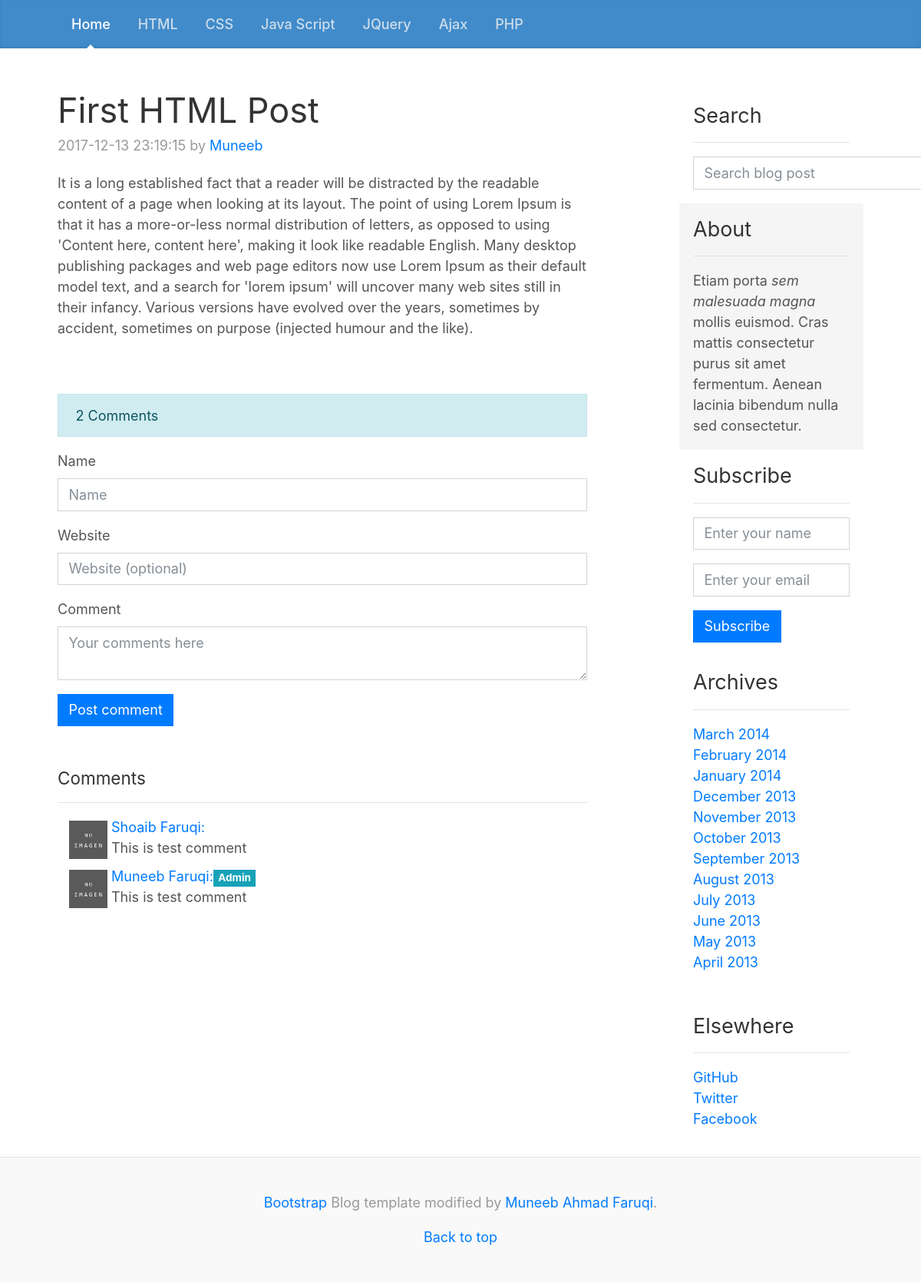
/single.php?post=2, run on the app's committed database.
### tables this page shows
CREATE TABLE `tbl_categories` (
  `id` int(11) NOT NULL,
  `cat_text` varchar(100) NOT NULL
);

CREATE TABLE `tbl_posts` (
  `id` int(11) NOT NULL,
  `post_title` varchar(100) NOT NULL,
  `post_body` text NOT NULL,
  `date_time` timestamp NOT NULL DEFAULT CURRENT_TIMESTAMP,
  `post_author` varchar(50) NOT NULL,
  `post_keywords` varchar(200) NOT NULL,
  `post_category` int(11) NOT NULL
);

### single.php (the view)
<?php
	include 'includes/header.php';
  $sql_get_post = isset($_GET['post']) ? "SELECT * FROM tbl_posts WHERE id='".mysqli_real_escape_string($link,$_GET['post'])."'" : "" ;
  $result= $link->query($sql_get_post);
?>
           <?php
            if($result->num_rows >0){
              while ($row = $result->fetch_assoc()) {
           ?>
           <div class="blog-post">
            <h1 class="blog-post-title"><?php echo $row['post_title']; ?></h1>
            <p class="blog-post-meta"><?php echo $row['date_time']; ?> by <a href="#"><?php echo $row['post_author']; ?></a></p>
            <?php
              echo $row['post_body'];
             ?>
            </div>
          <?php
              }
           }
          ?>
          <blockquote class="alert alert-info">2 Comments</blockquote>
          <div class="comment-area">
            <form>
              <div class="form-group">
                <label for="exampleInputEmail1">Name</label>
                <input type="text" name="name" class="form-control" id="exampleInputEmail1" placeholder="Name">
              </div>
              <div class="form-group">
                <label for="exampleInputEmail1">Website</label>
                <input type="text" name="website" class="form-control" id="exampleInputEmail1" placeholder="Website (optional)">
              </div>
              <div class="form-group">
                <label for="exampleInputPassword1">Comment</label>
                <textarea name="comment" class="form-control" placeholder="Your comments here"></textarea>
              </div>
              <button type="submit" name="post_comment" class="btn btn-primary">Post comment</button>
            </form>
            <br><br>
            <h5>Comments</h5><hr>
            <div class="comment">
              <div class="comment-head">
                <a href="#">Shoaib Faruqi:</a>
              <img width="50" height="50" src="img/noimg.jpg">
              </div>
              This is test comment
            </div>
            <div class="comment">
              <div class="comment-head">
                <a href="#">Muneeb Faruqi:</a><button class="btn btn-sm btn-info badge">Admin</button>
              <img width="50" height="50" src="img/noimg.jpg">
              </div>
              This is test comment
            </div>
          </div>
          <br>
        <?php
        	include "includes/sidebar.php";
        	include "includes/footer.php";
        ?>

### includes/header.php (shortened to what this page needs)
<?php
	include 'includes/dbcon.php';
  $sql_cats= "SELECT * FROM tbl_categories";
  $result = $link->query($sql_cats);
?>
<!doctype html>
<html lang="en">
  <head>
    <link href="css/bootstrap.css" rel="stylesheet">
    <link href="css/custom.css" rel="stylesheet">
    <link href="css/blog.css" rel="stylesheet">
  </head>
  <body>
    <header>
      <div class="blog-masthead">
        <div class="container">
          <nav class="nav">
            <?php
              $home_active = isset($_GET['category']) ? "<a class=\"nav-link\" href=\"index.php\">Home</a>" : "<a class=\"nav-link active\" href=\"index.php\">Home</a>";
               echo $home_active;
              if($result->num_rows > 0){
                while($row = $result->fetch_assoc()){
                  $cat_active = ( isset($_GET['category']) && $row['id'] == $_GET['category'] ) ? "active" : "";
                  ?>
                    <a class="nav-link <?php echo $cat_active; ?>" href="index.php?category=<?php echo $row['id']; ?>"><?php echo $row['cat_text']; ?></a>
                  <?php
                }
              }
            ?>
          </nav>
        </div>
      </div>
    </header>
    <main role="main" class="container">
      <div class="row">
        <div class="col-sm-8 blog-main">

### css/custom.css (style rules this page uses)
* { border-radius: 0 !important; }

### css/blog.css (style rules this page uses)
@media (min-width: 48em) { html { font-size: 18px; } }
body { color: #555; }
h1, .h1, h2, .h2, h3, .h3, h4, .h4, h5, .h5, h6, .h6 { font-weight: 400; color: #333; }
.container { max-width: 60rem; }
.blog-masthead { margin-bottom: 3rem; background-color: #428bca; box-shadow: inset 0 -.1rem .25rem rgba(0,0,0,.1); }
.nav-link { position: relative; padding: 1rem; font-weight: 500; color: #cdddeb; }
.nav-link.active { color: #fff; }
.nav-link.active::after { position: absolute; bottom: 0; left: 50%; width: 0; height: 0; margin-left: -.3rem; vertical-align: middle; content: ""; border-right: .3rem solid transparent; border-bottom: .3rem solid; border-left: .3rem solid transparent; }
.blog-post { margin-bottom: 4rem; }
.blog-post-title { margin-bottom: .25rem; font-size: 2.5rem; }
.blog-post-meta { margin-bottom: 1.25rem; color: #999; }
.comment { margin: 10px; }
.comment img { margin: 5px; float: left; }

### data on the page
tbl_categories: cat_text "HTML"
tbl_categories: cat_text "CSS"
tbl_categories: cat_text "Java Script"
tbl_categories: cat_text "JQuery"
tbl_categories: cat_text "Ajax"
tbl_categories: cat_text "PHP"
tbl_posts: post_title "First HTML Post", date_time "2017-12-13 23:19:15", post_author "Muneeb", post_body "It is a long established fact that a reader will be distracted by the readable content of a page when looking at its layout. The point of using Lorem Ipsum is that it has a more-or-less normal distribution of letters, as opposed to using 'Content here, content here', making it look like readable English. Many desktop publishing packages and web page editors now use Lorem Ipsum as their default model text, and a search for 'lorem ipsum' will uncover many web sites still in their infancy. Various versions have evolved over the years, sometimes by accident, sometimes on purpose (injected humour and the like)."
